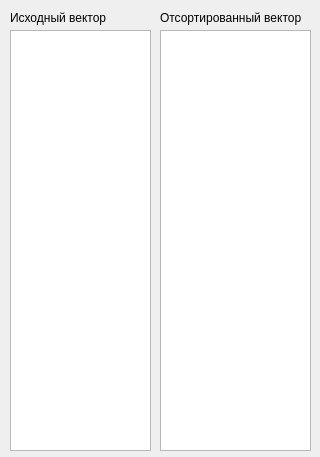
<?xml version="1.0" encoding="UTF-8"?>
<ui version="4.0">
 <class>p</class>
 <widget class="QWidget" name="p">
  <property name="geometry">
   <rect>
    <x>0</x>
    <y>0</y>
    <width>320</width>
    <height>457</height>
   </rect>
  </property>
  <property name="windowTitle">
   <string>Form</string>
  </property>
  <widget class="QTextBrowser" name="tb_in">
   <property name="geometry">
    <rect>
     <x>10</x>
     <y>30</y>
     <width>141</width>
     <height>421</height>
    </rect>
   </property>
  </widget>
  <widget class="QLabel" name="label">
   <property name="geometry">
    <rect>
     <x>10</x>
     <y>10</y>
     <width>171</width>
     <height>16</height>
    </rect>
   </property>
   <property name="text">
    <string>Исходный вектор</string>
   </property>
  </widget>
  <widget class="QLabel" name="label_2">
   <property name="geometry">
    <rect>
     <x>160</x>
     <y>10</y>
     <width>171</width>
     <height>16</height>
    </rect>
   </property>
   <property name="text">
    <string>Отсортированный вектор</string>
   </property>
  </widget>
  <widget class="QTextBrowser" name="tb_out">
   <property name="geometry">
    <rect>
     <x>160</x>
     <y>30</y>
     <width>151</width>
     <height>421</height>
    </rect>
   </property>
  </widget>
 </widget>
 <resources/>
 <connections/>
</ui>
